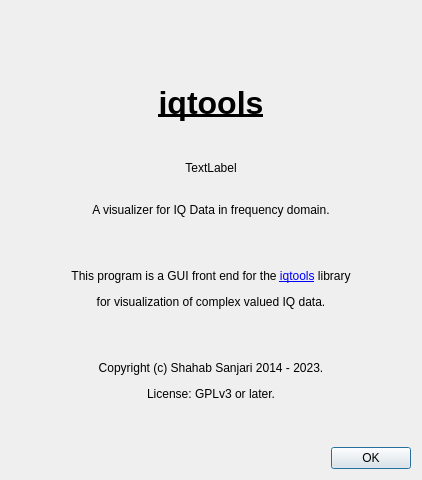
<?xml version="1.0" encoding="UTF-8"?>
<ui version="4.0">
 <class>AbooutDialog</class>
 <widget class="QDialog" name="AbooutDialog">
  <property name="geometry">
   <rect>
    <x>0</x>
    <y>0</y>
    <width>422</width>
    <height>480</height>
   </rect>
  </property>
  <property name="windowTitle">
   <string>Dialog</string>
  </property>
  <property name="windowIcon">
   <iconset resource="gui.qrc">
    <normaloff>:/icons/icon.png</normaloff>:/icons/icon.png</iconset>
  </property>
  <layout class="QVBoxLayout" name="verticalLayout">
   <item>
    <widget class="QLabel" name="label">
     <property name="text">
      <string/>
     </property>
     <property name="pixmap">
      <pixmap resource="gui.qrc">:/icons/icon_128x128.png</pixmap>
     </property>
     <property name="alignment">
      <set>Qt::AlignCenter</set>
     </property>
    </widget>
   </item>
   <item>
    <widget class="QLabel" name="labelTitle">
     <property name="text">
      <string>&lt;html&gt;&lt;head/&gt;&lt;body&gt;&lt;p align=&quot;center&quot;&gt;&lt;span style=&quot; font-size:24pt; font-weight:600; text-decoration: underline;&quot;&gt;iqtools&lt;/span&gt;&lt;/p&gt;&lt;/body&gt;&lt;/html&gt;</string>
     </property>
    </widget>
   </item>
   <item>
    <widget class="QLabel" name="labelVersion">
     <property name="text">
      <string>TextLabel</string>
     </property>
     <property name="alignment">
      <set>Qt::AlignCenter</set>
     </property>
    </widget>
   </item>
   <item>
    <widget class="QLabel" name="labelDescription">
     <property name="text">
      <string>&lt;html&gt;&lt;head/&gt;&lt;body&gt;&lt;p align=&quot;center&quot;&gt;A visualizer for IQ Data in frequency domain.&lt;/p&gt;&lt;p align=&quot;center&quot;&gt;&lt;br/&gt;&lt;/p&gt;&lt;p align=&quot;center&quot;&gt;This program is a GUI front end for the &lt;a href=&quot;https://github.com/xaratustrah/iqtools&quot;&gt;&lt;span style=&quot; text-decoration: underline; color:#0000ff;&quot;&gt;iqtools&lt;/span&gt;&lt;/a&gt; library&lt;/p&gt;&lt;p align=&quot;center&quot;&gt;for visualization of complex valued IQ data.&lt;/p&gt;&lt;p align=&quot;center&quot;&gt;&lt;br/&gt;&lt;/p&gt;&lt;p align=&quot;center&quot;&gt;Copyright (c) Shahab Sanjari 2014 - 2023.&lt;/p&gt;&lt;p align=&quot;center&quot;&gt;License: GPLv3 or later.&lt;/p&gt;&lt;p align=&quot;center&quot;&gt;&lt;br/&gt;&lt;/p&gt;&lt;/body&gt;&lt;/html&gt;</string>
     </property>
    </widget>
   </item>
   <item>
    <layout class="QHBoxLayout" name="horizontalLayout">
     <item>
      <spacer name="horizontalSpacer">
       <property name="orientation">
        <enum>Qt::Horizontal</enum>
       </property>
       <property name="sizeHint" stdset="0">
        <size>
         <width>40</width>
         <height>20</height>
        </size>
       </property>
      </spacer>
     </item>
     <item>
      <widget class="QPushButton" name="pushButton_ok">
       <property name="text">
        <string>OK</string>
       </property>
      </widget>
     </item>
    </layout>
   </item>
  </layout>
 </widget>
 <resources>
  <include location="gui.qrc"/>
  <include location="gui.qrc"/>
 </resources>
 <connections>
  <connection>
   <sender>pushButton_ok</sender>
   <signal>pressed()</signal>
   <receiver>AbooutDialog</receiver>
   <slot>close()</slot>
   <hints>
    <hint type="sourcelabel">
     <x>210</x>
     <y>282</y>
    </hint>
    <hint type="destinationlabel">
     <x>210</x>
     <y>151</y>
    </hint>
   </hints>
  </connection>
 </connections>
</ui>
